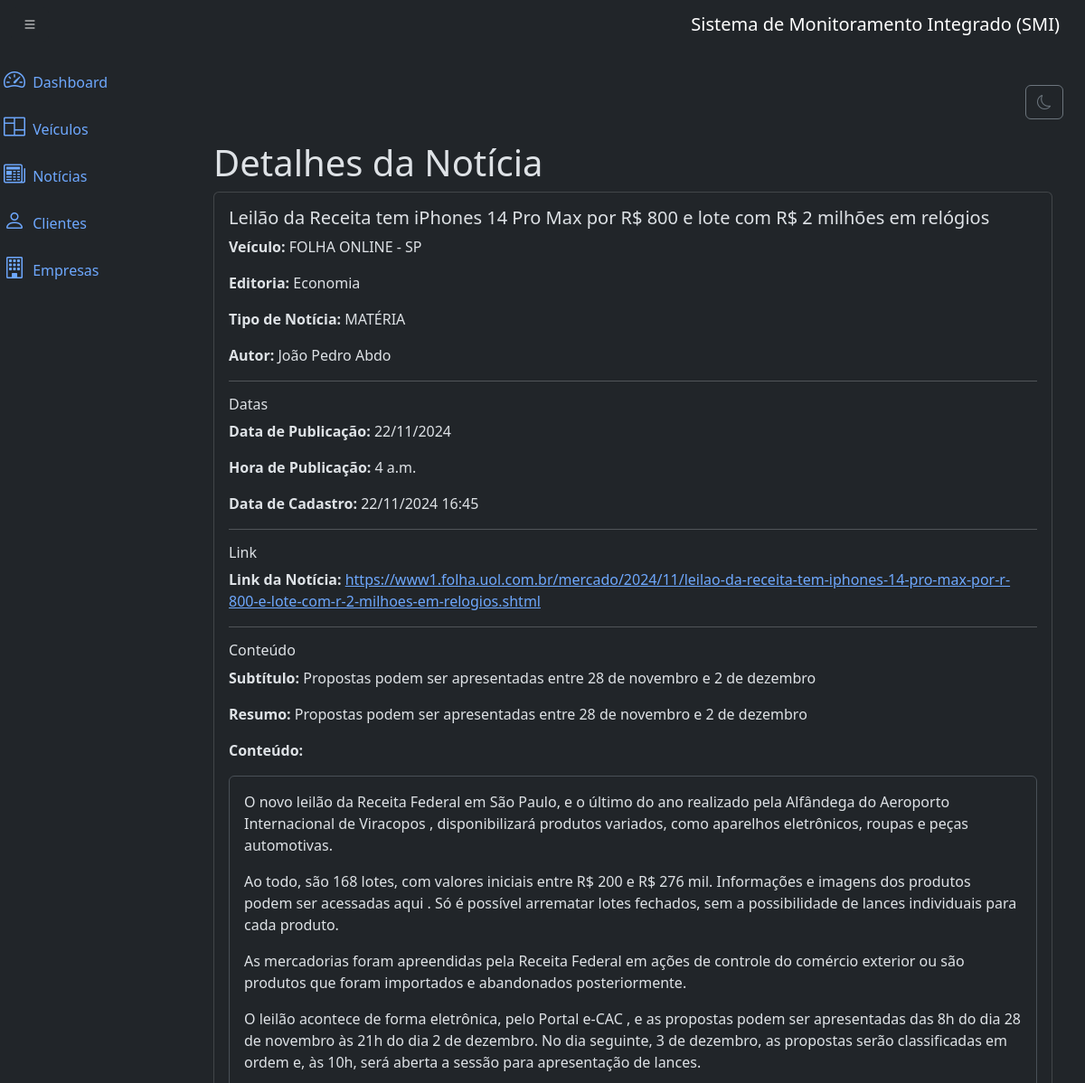
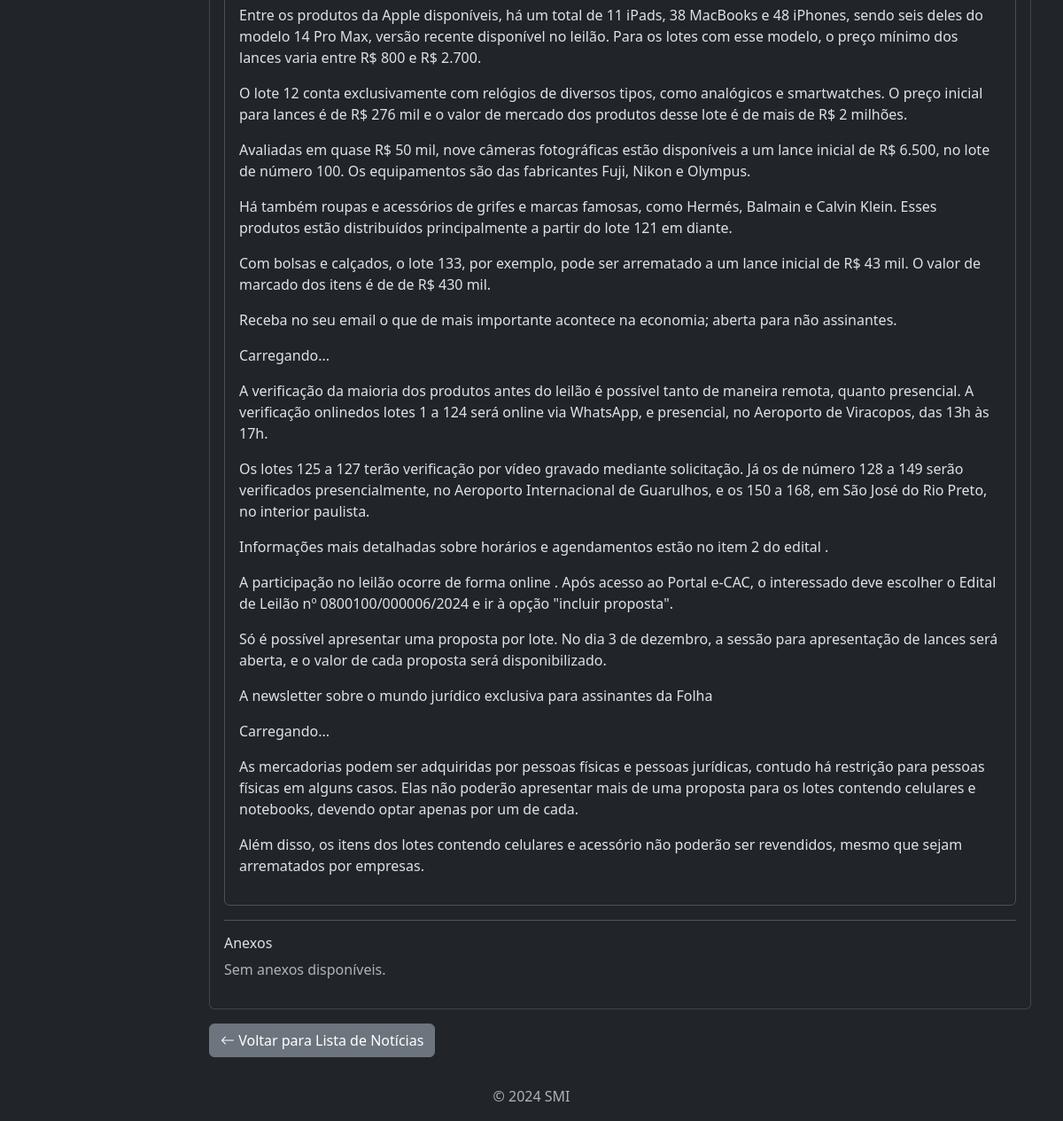
Screenshot of /noticias/2/detail/ with the database file from the repository (2 pictures, top to bottom).
### noticias/models.py (models this page shows, shortened)
class Noticia(models.Model):
    veiculo = models.ForeignKey(
        Veiculo,  # Relaciona a notícia a um veículo
        on_delete=models.PROTECT,  # Impede exclusão do veículo se houver notícias associadas
        related_name='noticias'  # Permite acessar notícias com veiculo.noticias
    )
    editoria = models.ForeignKey(
        Editoria,  # Relaciona a notícia a uma editoria
        on_delete=models.PROTECT,  # Impede exclusão da editoria se houver notícias associadas
        related_name='noticias'  # Permite acessar notícias com editoria.noticias
    )
    tipo_noticia = models.ForeignKey(
        TipoDeNoticia,  # Relaciona a notícia a um tipo de notícia
        on_delete=models.PROTECT,  # Impede exclusão do tipo se houver notícias associadas
        related_name='noticias'  # Permite acessar notícias com tipo_noticia.noticias
    )
    autor = models.CharField(
        max_length=200,  # Nome do autor, com limite de 200 caracteres
        null=True,  # Permite valor nulo
        blank=True  # Permite campo vazio no formulário
    )
    data_publicacao = models.DateTimeField(
        default=now,  # Data e hora padrão é o momento atual
        blank=True  # Permite campo vazio no formulário
    )
    hora = models.TimeField(
        null=True,  # Permite valor nulo
        blank=True  # Permite campo vazio no formulário
    )
    data_cadastro = models.DateTimeField(auto_now_add=True)
    link_noticia = models.URLField(
        unique=True,  # Cada link de notícia deve ser único
        blank=True,  # Permite campo vazio no formulário
        null=True  # Permite valor nulo
    )
    titulo = models.CharField(max_length=255)  # Título da notícia
    subtitulo = models.CharField(
        max_length=255,  # Subtítulo da notícia
        null=True,  # Permite valor nulo
        blank=True  # Permite campo vazio no formulário
    )
    resumo = models.CharField(
        max_length=500,  # Resumo da notícia, com limite de 500 caracteres
        null=True,  # Permite valor nulo
        blank=True  # Permite campo vazio no formulário
    )
    conteudo = models.TextField(
        null=True,  # Permite valor nulo
        blank=True  # Permite campo vazio no formulário
    )
    class Meta:
        ordering = ['-data_cadastro']

class Editoria(models.Model):
    veiculo = models.ForeignKey(
        Veiculo,  # Relaciona uma editoria a um veículo
        on_delete=models.PROTECT,  # Evita exclusão de um veículo se houver editorias associadas
        related_name='editorias'
    )
    name = models.CharField(max_length=200)  # Nome da editoria
    def __str__(self):
        return self.name  # Retorna o nome da editoria como representação do objeto

class TipoDeNoticia(models.Model):
    tipo = models.CharField(
        max_length=50,  # Limite de 50 caracteres para o nome do tipo
        choices=TIPOS  # Opções definidas na lista TIPOS
    )
    def __str__(self):
        return self.tipo  # Retorna o tipo de notícia como representação do objeto

### veiculos/models.py (models this page shows)
class Veiculo(models.Model):
    nome = models.CharField(max_length=500)
    tipodeveiculo = models.ForeignKey(
        TipoDeVeiculo, on_delete=models.PROTECT, related_name='veiculos'
    )
    periodicidade = models.ForeignKey(
        Periodicidade, on_delete=models.PROTECT, related_name='veiculos'
    )
    status = models.CharField(
        max_length=20,
        choices=[('Ativo', 'Ativo'), ('Inativo', 'Inativo')],
        default='Ativo'
    )
    grande_imprensa = models.BooleanField(default=False)
    pais = models.CharField(max_length=100, default='Brasil')
    uf = models.CharField(max_length=2)  # Ex.: 'SP'
    cidade = models.CharField(max_length=100, blank=True, null=True)
    prioritario = models.BooleanField(default=False)
    valor_publicitario_padrao = models.DecimalField(
        max_digits=10, decimal_places=2, blank=True, null=True
    )
    altura_cm = models.IntegerField(blank=True, null=True)
    largura_cm = models.IntegerField(blank=True, null=True)
    endereco_do_site = models.URLField(blank=True, null=True)
    identificador_url = models.CharField(max_length=255, blank=True, null=True)
    endereco_do_flip = models.CharField(max_length=255, blank=True, null=True)
    numero_minimo_de_noticias = models.IntegerField(blank=True, null=True)
    periodo_maximo_sem_noticia = models.IntegerField(blank=True, null=True)
    url_da_stream = models.URLField(blank=True, null=True)
    created_at = models.DateTimeField(auto_now_add=True)
    updated_at = models.DateTimeField(auto_now=True)
    def __str__(self):
        return self.nome

### noticias/views.py (the view)
# urls.py: path('noticias/<int:pk>/detail/', views.NoticiaDetailView.as_view(),
class NoticiaDetailView(DetailView):
    model = Noticia
    template_name = 'noticia_detail.html'
    context_object_name = 'noticias'

### noticias/templates/noticia_detail.html
{% extends 'base.html' %}
{% block content %}
<div class="container mt-4">
    <h3 class="display-6">Detalhes da Notícia</h3>
    <div class="card">
        <div class="card-body">
            <h5 class="card-title">{{ object.titulo }}</h5>
            <p class="card-text"><strong>Veículo:</strong> {{ object.veiculo }}</p>
            <p class="card-text"><strong>Editoria:</strong> {{ object.editoria }}</p>
            <p class="card-text"><strong>Tipo de Notícia:</strong> {{ object.tipo_noticia }}</p>
            <p class="card-text"><strong>Autor:</strong> {{ object.autor|default:"Não informado" }}</p>
            <hr>
            <h6>Datas</h6>
            <p class="card-text"><strong>Data de Publicação:</strong> {{ object.data_publicacao|date:"d/m/Y" }}</p>
            <p class="card-text"><strong>Hora de Publicação:</strong> {{ object.hora|default:"Não informado" }}</p>
            <p class="card-text"><strong>Data de Cadastro:</strong> {{ object.data_cadastro|date:"d/m/Y H:i" }}</p>
            <hr>
            <h6>Link</h6>
            <p class="card-text">
                <strong>Link da Notícia:</strong>
                {% if object.link_noticia %}
                    <a href="{{ object.link_noticia }}" target="_blank">{{ object.link_noticia }}</a>
                {% else %}
                    Não informado
                {% endif %}
            </p>
            <hr>
            <h6>Conteúdo</h6>
            <p class="card-text"><strong>Subtítulo:</strong> {{ object.subtitulo|default:"Não informado" }}</p>
            <p class="card-text"><strong>Resumo:</strong> {{ object.resumo|default:"Não informado" }}</p>
            <p class="card-text"><strong>Conteúdo:</strong></p>
            <div class="p-3 border rounded">
                {{ object.conteudo|linebreaks|default:"Não informado" }}
            </div>
            <hr>
            <h6>Anexos</h6>
            {% if object.anexos.exists %}
                <ul>
                    {% for anexo in object.anexos.all %}
                        <li>
                            <strong>{{ anexo.tipo }}:</strong>
                            {% if anexo.arquivo.url %}
                                <a href="{{ anexo.arquivo.url }}" target="_blank">{{ anexo.descricao|default:"Sem descrição" }}</a>
                            {% else %}
                                {{ anexo.descricao|default:"Sem descrição" }}
                            {% endif %}
                        </li>
                    {% endfor %}
                </ul>
            {% else %}
                <p class="text-muted">Sem anexos disponíveis.</p>
            {% endif %}
        </div>
    </div>
    <a href="{% url 'noticia_list' %}" class="btn btn-secondary mt-3">
        <i class="bi bi-arrow-left"></i> Voltar para Lista de Notícias
    </a>
</div>
{% endblock %}

### rows the page displays
Noticia: titulo "Leilão da Receita tem iPhones 14 Pro Max por R$ 800 e lote com R$ 2 milhões em relógios", veiculo "FOLHA ONLINE - SP", editoria "Economia", tipo_noticia "MATÉRIA", autor "João Pedro Abdo", data_publicacao "22/11/2024", hora "4 a.m.", data_cadastro "22/11/2024 16:45", link_noticia "https://www1.folha.uol.com.br/mercado/2024/11/leilao-da-receita-tem-iphones-14-pro-max-por-r-800-e-lote-com-r-2-milhoes-em-relogios.shtml", subtitulo "Propostas podem ser apresentadas entre 28 de novembro e 2 de dezembro", resumo "Propostas podem ser apresentadas entre 28 de novembro e 2 de dezembro", conteudo "O novo leilão da Receita Federal em São Paulo, e o último do ano realizado pela Alfândega do Aeroporto Internacional de Viracopos , disponibilizará produtos variados, como aparelhos eletrônicos, roupas e peças automotivas. Ao todo, são 168 lotes, com valores iniciais entre R$ 200 e R$ 276 mil. Informações e imagens dos produtos podem ser acessadas aqui . Só é possível arrematar lotes fechados, sem a possibilidade de lances individuais para cada produto. As mercadorias foram apreendidas pela Receita Federal em ações de controle do comércio exterior ou são produtos que foram importados e abandonados posteriormente. O leilão acontece de forma eletrônica, pelo Portal e-CAC , e as propostas…"
